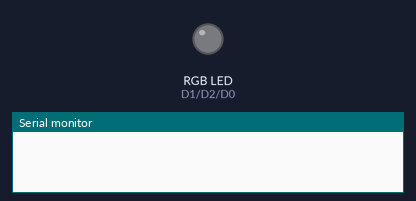
Simulated run of this sketch. Board: ESP8266 (NodeMCU). Shown: an RGB LED mixed from three pins (HIGH = lit), the last lines printed to the serial monitor. WiFi joins after 1.5 s; servers stay silent unless stated; uploads are accepted with an empty reply.

Above: at 0.1 s.
At 1.6 s:
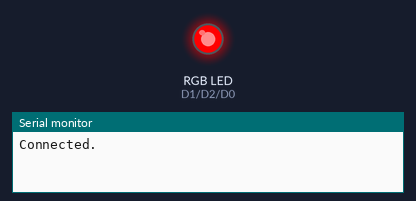
At 2.6 s:
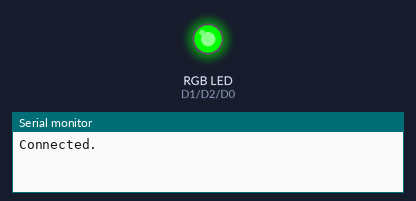
At 3.6 s:
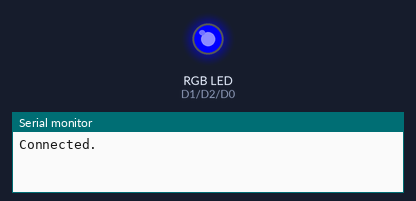
At 4.6 s:
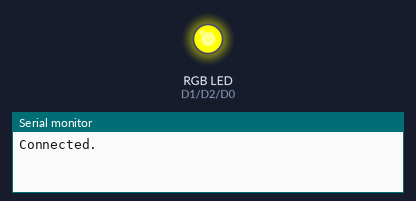
At 6.6 s:
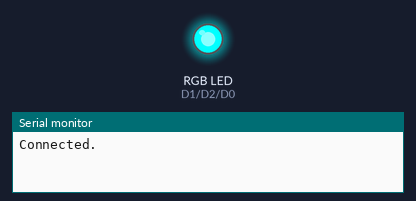
Timing chart, 0 to 8.1 s (numbered marks = the images above):
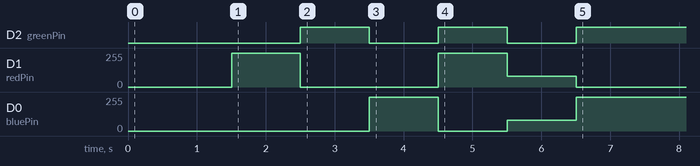

The sketch:

AQI_LIGHT_V1.ino
```cpp
#include <SimpleTimer.h>  //https://playground.arduino.cc/Code/SimpleTimer/
#include <ESP8266WiFi.h>
#include <ESP8266WebServer.h>
#include <WiFiManager.h>         // https://github.com/tzapu/WiFiManager
#include <ArduinoJson.h>
#include <ESP8266HTTPClient.h>

// Assign output variables to GPIO pins
#define redPin D1
#define greenPin D2
#define bluePin D0

SimpleTimer timer;

String pm25="";
int aqi=0;

// request for your own token here https://aqicn.org/data-platform/token/cn/, replace following "demo"
const char* locationHereAPIUrl = "http://api.waqi.info/feed/here/?token=demo";

void setLight()
{
  if(aqi<=50){
    //setColor(int red, int green, int blue)
    // green
    setColor(0, 255, 0);
  }
  else if (aqi<=100){
    // yellow
    setColor(255, 222, 51);
  }
  else if (aqi<=150){
    // orange
    setColor(255, 153, 51);
  }
  else if (aqi<=200){
    // red
    setColor(255, 0, 0);
  }
  else if (aqi<=300){
    // purple
    setColor(102, 0, 153);
  }
  else
  {
    // brown
    setColor(126, 0, 35);
  }
}

void GetAQI(){
  HTTPClient http;
  http.begin(locationHereAPIUrl );
  int httpCode = http.GET();
  if(httpCode > 0) {
      // HTTP header has been send and Server response header has been handled
      //Serial.printf("[HTTP] GET... code: %d\n", httpCode);

      // file found at server
      if(httpCode == HTTP_CODE_OK) {
          String payload = http.getString();
          Serial.println(payload);
          DynamicJsonDocument doc(6144);

          DeserializationError err=deserializeJson(doc, payload);

          if(err) {
            Serial.print(F("deserializeJson() failed with code "));
            Serial.println(err.c_str());
            return;
          }
          //extract the pm2.5 values
          aqi = doc["data"]["aqi"];
          pm25=(String)(aqi);

          Serial.println("pm2.5 is :" + pm25);
          setLight();
      }
  } else {
      Serial.printf("[HTTP] GET... failed, error: %s\n", http.errorToString(httpCode).c_str());
  }
  http.end();
}

void setColor(int red, int green, int blue)
{
  analogWrite(redPin, red);
  analogWrite(greenPin, green);
  analogWrite(bluePin, blue);
}


void testlight()
{
  setColor(255, 0, 0);  // 红色
  delay(1000);
  setColor(0, 255, 0);  // 绿色
  delay(1000);
  setColor(0, 0, 255);  // 蓝色
  delay(1000);
  setColor(255, 255, 0);  // 黄色
  delay(1000);
  setColor(80, 0, 80);  // 紫色
  delay(1000);
  setColor(0, 255, 255);  // 浅绿色
  delay(1000);
}


void setup() {
  Serial.begin(115200);

  // Initialize the output variables as outputs
  pinMode(redPin, OUTPUT);
  pinMode(greenPin, OUTPUT);
  pinMode(bluePin, OUTPUT);
  // Set outputs to LOW
  digitalWrite(redPin, LOW);
  digitalWrite(greenPin, LOW);
  digitalWrite(bluePin, LOW);

  // WiFiManager
  // Local intialization. Once its business is done, there is no need to keep it around
  WiFiManager wifiManager;

  // Uncomment and run it once, if you want to erase all the stored information
  //wifiManager.resetSettings();

  // set custom ip for portal
  //wifiManager.setAPConfig(IPAddress(10,0,1,1), IPAddress(10,0,1,1), IPAddress(255,255,255,0));

  // fetches ssid and pass from eeprom and tries to connect
  // if it does not connect it starts an access point with the specified name
  // here  "AutoConnectAP"
  // and goes into a blocking loop awaiting configuration
  wifiManager.autoConnect("AQI_LIGHT");
  // or use this for auto generated name ESP + ChipID
  //wifiManager.autoConnect();

  // if you get here you have connected to the WiFi
  Serial.println("Connected.");

  testlight();
  GetAQI();
  //timer.setInterval(600000L,GetAQI);//10 minute
  timer.setInterval(60000L,GetAQI);//1 minute
}

void loop(){
  timer.run();
}
```
